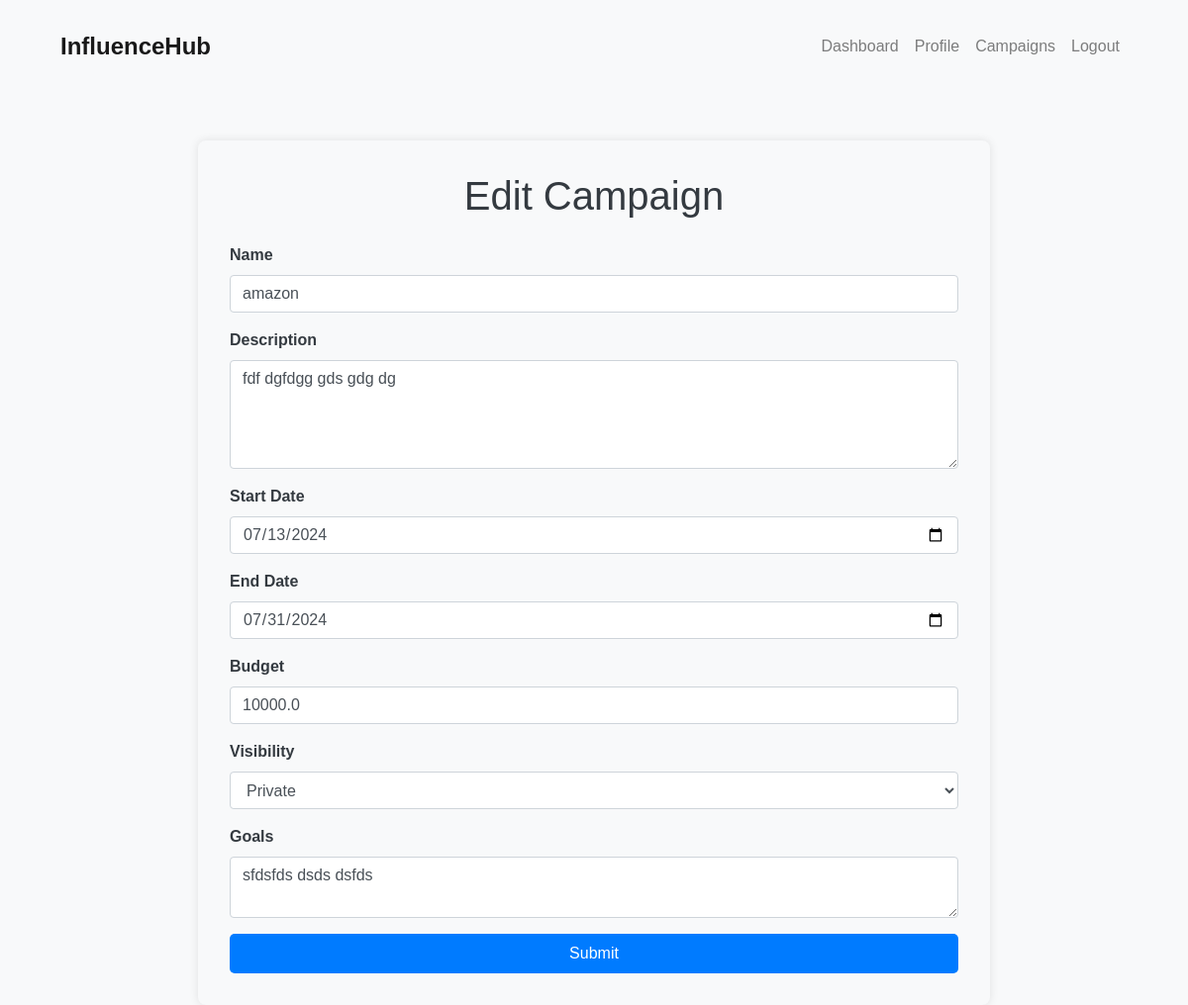
Screenshot of /editCampaign/1 (signed in) with the database file from the repository.
### app/models.py (models this page shows)
class Campaign(db.Model):
    id = db.Column(db.Integer, primary_key=True)
    name = db.Column(db.String(140))
    description = db.Column(db.String(500))
    niche = db.Column(db.String(100))
    start_date = db.Column(db.DateTime, index=True, default=datetime.now())
    end_date = db.Column(db.DateTime)
    budget = db.Column(db.Float)
    visibility = db.Column(Enum(Visibility), default=Visibility.PRIVATE)
    goals = db.Column(db.String(500))
    status = db.Column(Enum(CampaignStatus), default=CampaignStatus.ONGOING)
    sponsor_id = db.Column(db.Integer, db.ForeignKey('sponsor.id'))
    ad_requests = db.relationship('AdRequest', back_populates='campaign')

### app/routes.py (the view, shortened to what this page needs)
@app.route('/editCampaign/<int:campaign_id>', methods=['GET','POST'])
@login_required
@roles_required('sponsor')
def editCampaign(campaign_id):
    campaign = Campaign.query.filter_by(id=campaign_id).first_or_404()
    if request.method=='GET':
        return render_template('sponsor/edit_campaign.html', campaign=campaign)

### app/__init__.py (called while the page is built)
@app.template_filter('strftime')
def _jinja2_filter_datetime(date, fmt='%Y-%m-%d'):
    return date.strftime(fmt)

### app/templates/sponsor/edit_campaign.html (shortened to what this page needs)
{% extends 'partials/base.html' %}
{% block content %}
<div class="container mt-5">
  <div class='edit-campaign-container'>
  <h1 class="form-header">Edit Campaign</h1>
      <form action="{{ url_for('editCampaign', campaign_id=campaign.id) }}" method="post">
          <div class="form-group">
              <label for="name">Name</label>
              <input type="text" class="form-control" id="name" placeholder="Enter campaign name" name='name' required value="{{ campaign.name }}">
          </div>
          <div class="form-group">
              <label for="description">Description</label>
              <textarea rows='4' class="form-control" id="description" placeholder="Description of campaign" name='description' required>{{ campaign.description }}</textarea>
          </div>
          <div class="form-group">
              <label for="start_date">Start Date</label>
              <input type='date' class="form-control" id="start_date" name='start_date' required value="{{ campaign.start_date|strftime('%Y-%m-%d') }}">
          </div>
          <div class="form-group">
              <label for="end_date">End Date</label>
              <input type='date' class="form-control" id="end_date" name='end_date' required value="{{ campaign.end_date|strftime('%Y-%m-%d') }}">
          </div>
          <div class="form-group">
              <label for="budget">Budget</label>
              <input type='number' class="form-control" id="budget" name='budget' required value="{{ campaign.budget }}">
          </div>
          <div class="form-group">
              <label for="visibility">Visibility</label>
              <select class="form-control" id="visibility" name="visibility" required>
                  <option value="Private" {% if campaign.visibility.value == "Private" %}selected{% endif %}>Private</option>
              </select>
          </div>
          <div class="form-group">
              <label for="goals">Goals</label>
              <textarea rows='2' class="form-control" id="goals" placeholder="Goals of the campaign" name='goals' required>{{ campaign.goals }}</textarea>
          </div>
          <button type="submit" class="btn btn-submit">Submit</button>
      </form>
  </div>
</div>
{% endblock %}

### app/templates/partials/base.html (style rules this page uses)
body { font-family: Arial, sans-serif; background-color: #f8f9fa; color: #343a40; margin: 0 0; padding: 0 0; }

### app/templates/sponsor/edit_campaign.html (style rules this page uses)
.edit-campaign-container { max-width: 800px; margin: auto; padding: 2rem; background-color: #f8f9fa; border-radius: 8px; box-shadow: 0 0 10px rgba(0, 0, 0, 0.1); }
.form-header { text-align: center; margin-bottom: 1.5rem; }
.form-group label { font-weight: bold; }
.btn-submit { width: 100%; background-color: #007bff; border: none; color: #fff; padding: 0.5rem; font-size: 1rem; border-radius: 5px; cursor: pointer; text-align: center; }

### rows the page displays
Campaign: name "amazon", description "fdf dgfdgg gds gdg dg", start_date "07/13/2024", end_date "07/31/2024", budget "10000.0", visibility "Private", goals "sfdsfds dsds dsfds"
